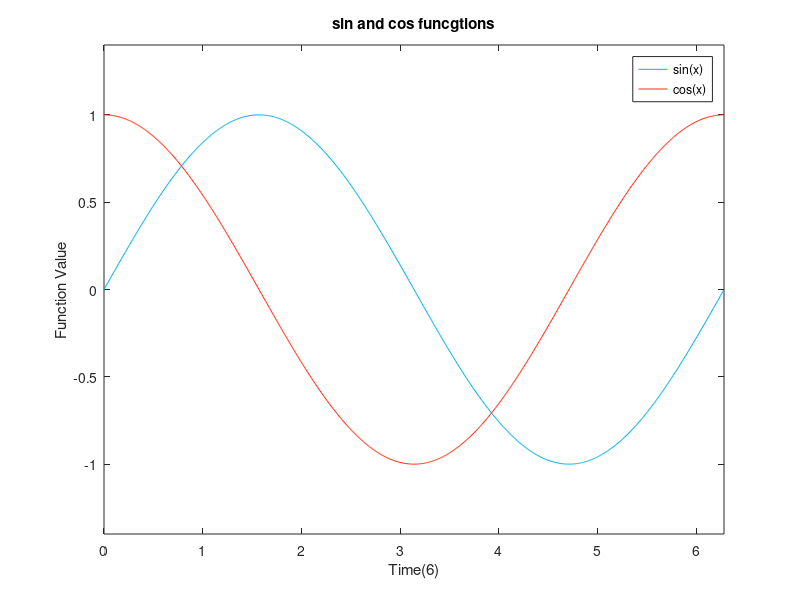

Here is the MATLAB script that generated this plot:
figure

t = 0:0.01:2*pi;
plot(t,sin(t),'Color',[0,0.7,0.9]);

hold on;

plot(t,cos(t),'Color',[255,44,15]/255);

xlabel('Time(6)');
ylabel('Function Value');
title('sin and cos funcgtions');
legend('sin(x)','cos(x)');
xlim([0,2*pi]);
ylim([-1.4,1.4]);
